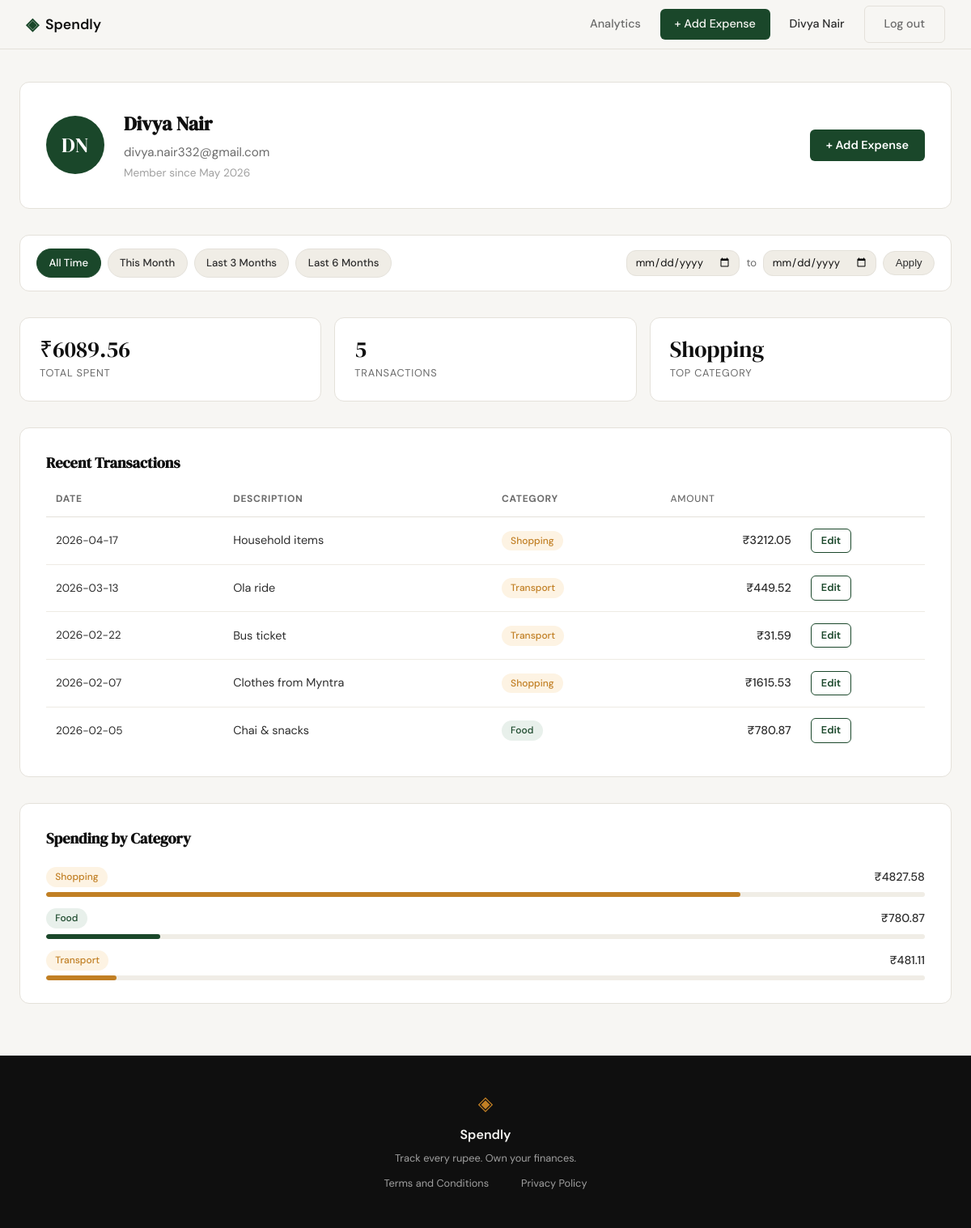
Screenshot of /profile (signed in) with the database file from the repository.
### tables this page shows
CREATE TABLE users (
            id            INTEGER PRIMARY KEY AUTOINCREMENT,
            name          TEXT    NOT NULL,
            email         TEXT    UNIQUE NOT NULL,
            password_hash TEXT    NOT NULL,
            created_at    TEXT    DEFAULT (datetime('now'))
        );

CREATE TABLE expenses (
            id          INTEGER PRIMARY KEY AUTOINCREMENT,
            user_id     INTEGER NOT NULL REFERENCES users(id),
            amount      REAL    NOT NULL,
            category    TEXT    NOT NULL,
            date        TEXT    NOT NULL,
            description TEXT,
            created_at  TEXT    DEFAULT (datetime('now'))
        );

### app.py (the view)
@app.route("/profile")
def profile():
    if not session.get("user_id"):
        return redirect(url_for("login"))
    name = session.get("user_name", "")
    initials = "".join(part[0].upper() for part in name.split() if part)[:2]
    db_user = get_user_by_id(session["user_id"])
    user = {
        "name": name,
        "email": session.get("user_email", ""),
        "member_since": db_user["member_since"] if db_user else "",
        "initials": initials,
    }
    raw_from = request.args.get("date_from", "").strip()
    raw_to = request.args.get("date_to", "").strip()
    date_from = date_to = None
    try:
        if raw_from:
            datetime.datetime.strptime(raw_from, "%Y-%m-%d")
            date_from = raw_from
        if raw_to:
            datetime.datetime.strptime(raw_to, "%Y-%m-%d")
            date_to = raw_to
    except ValueError:
        date_from = date_to = None
    if date_from and date_to and date_from > date_to:
        flash("Start date must be before end date.")
        date_from = date_to = None
    today = datetime.date.today()
    presets = {
        "this_month": (today.replace(day=1).isoformat(), today.isoformat()),
        "last_3_months": (
            (today - datetime.timedelta(days=90)).isoformat(),
            today.isoformat(),
        ),
        "last_6_months": (
            (today - datetime.timedelta(days=180)).isoformat(),
            today.isoformat(),
        ),
    }
    active_preset = "all_time"
    if date_from and date_to:
        active_preset = "custom"
        for preset_key, (pf, pt) in presets.items():
            if date_from == pf and date_to == pt:
                active_preset = preset_key
                break
    stats = get_summary_stats(session["user_id"], date_from, date_to)
    transactions = get_recent_transactions(
        session["user_id"], date_from=date_from, date_to=date_to
    )
    categories = get_category_breakdown(session["user_id"], date_from, date_to)
    return render_template(
        "profile.html",
        user=user,
        stats=stats,
        transactions=transactions,
        categories=categories,
        date_from=date_from,
        date_to=date_to,
        presets=presets,
        active_preset=active_preset,
    )

### database/db.py (called while the page is built)
def get_db():
    if "db" not in g:
        db_path = current_app.config.get("DATABASE", "spendly.db")
        g.db = sqlite3.connect(db_path)
        g.db.row_factory = sqlite3.Row
        g.db.execute("PRAGMA foreign_keys = ON")
    return g.db

### database/queries.py (called while the page is built)
def get_user_by_id(user_id):
    row = get_db().execute("SELECT * FROM users WHERE id = ?", (user_id,)).fetchone()
    if row is None:
        return None
    try:
        member_since = datetime.strptime(row["created_at"][:10], "%Y-%m-%d").strftime(
            "%B %Y"
        )
    except (ValueError, TypeError):
        member_since = row["created_at"]
    return {"name": row["name"], "email": row["email"], "member_since": member_since}

def get_recent_transactions(user_id, limit=10, date_from=None, date_to=None):
    use_date = date_from and date_to
    date_clause = " AND date BETWEEN ? AND ?" if use_date else ""
    params = [user_id] + ([date_from, date_to] if use_date else []) + [limit]
    rows = (
        get_db()
        .execute(
            "SELECT id, date, description, category, amount FROM expenses "
            "WHERE user_id = ?" + date_clause + " ORDER BY date DESC LIMIT ?",
            params,
        )
        .fetchall()
    )
    return [dict(r) for r in rows]

def get_summary_stats(user_id, date_from=None, date_to=None):
    db = get_db()
    use_date = date_from and date_to
    date_clause = " AND date BETWEEN ? AND ?" if use_date else ""
    params = (user_id, date_from, date_to) if use_date else (user_id,)
    row = db.execute(
        "SELECT COALESCE(SUM(amount), 0) AS total_spent, COUNT(*) AS transaction_count "
        "FROM expenses WHERE user_id = ?" + date_clause,
        params,
    ).fetchone()
    top = db.execute(
        "SELECT category FROM expenses WHERE user_id = ?"
        + date_clause
        + " GROUP BY category ORDER BY SUM(amount) DESC LIMIT 1",
        params,
    ).fetchone()
    return {
        "total_spent": row["total_spent"],
        "transaction_count": row["transaction_count"],
        "top_category": top["category"] if top else "—",
    }

### templates/profile.html (shortened to what this page needs)
{% extends "base.html" %}
{% block head %}
    <link rel="stylesheet" href="{{ url_for('static', filename='css/profile.css') }}">
{% endblock %}
{% block content %}
<div class="profile-container">
    <div class="profile-header">
        <div class="avatar">{{ user.initials }}</div>
        <div class="profile-meta">
            <h1 class="profile-name">{{ user.name }}</h1>
            <p class="profile-email">{{ user.email }}</p>
            <p class="profile-since">Member since {{ user.member_since }}</p>
        </div>
        <a href="{{ url_for('add_expense') }}" class="btn-add-expense profile-add-btn">+ Add Expense</a>
    </div>
    <div class="filter-bar">
        <div class="filter-presets">
            <a href="{{ url_for('profile') }}"
               class="filter-btn{% if active_preset == 'all_time' %} filter-btn--active{% endif %}">All Time</a>
            <a href="{{ url_for('profile', date_from=presets.this_month[0], date_to=presets.this_month[1]) }}"
               class="filter-btn{% if active_preset == 'this_month' %} filter-btn--active{% endif %}">This Month</a>
            <a href="{{ url_for('profile', date_from=presets.last_3_months[0], date_to=presets.last_3_months[1]) }}"
               class="filter-btn{% if active_preset == 'last_3_months' %} filter-btn--active{% endif %}">Last 3 Months</a>
            <a href="{{ url_for('profile', date_from=presets.last_6_months[0], date_to=presets.last_6_months[1]) }}"
               class="filter-btn{% if active_preset == 'last_6_months' %} filter-btn--active{% endif %}">Last 6 Months</a>
        </div>
        <form class="filter-custom" method="get" action="{{ url_for('profile') }}">
            <input type="date" name="date_from" value="{{ date_from or '' }}">
            <span class="filter-sep">to</span>
            <input type="date" name="date_to" value="{{ date_to or '' }}">
            <button type="submit" class="filter-btn">Apply</button>
        </form>
    </div>
    <div class="stats-row">
        <div class="stat-card">
            <span class="stat-value">₹{{ "%.2f"|format(stats.total_spent) }}</span>
            <span class="stat-label">Total Spent</span>
        </div>
        <div class="stat-card">
            <span class="stat-value">{{ stats.transaction_count }}</span>
            <span class="stat-label">Transactions</span>
        </div>
        <div class="stat-card">
            <span class="stat-value">{{ stats.top_category }}</span>
            <span class="stat-label">Top Category</span>
        </div>
    </div>
    <section class="profile-section">
        <h2 class="section-title">Recent Transactions</h2>
        <div class="table-wrapper">
            <table class="transactions-table">
                <thead>
                    <tr>
                        <th>Date</th>
                        <th>Description</th>
                        <th>Category</th>
                        <th class="col-amount">Amount</th>
                        <th></th>
                    </tr>
                </thead>
                <tbody>
                    {% if transactions %}
                    {% for tx in transactions %}
                    <tr>
                        <td class="col-date">{{ tx.date }}</td>
                        <td>{{ tx.description }}</td>
                        <td><span class="badge badge-{{ tx.category|lower }}">{{ tx.category }}</span></td>
                        <td class="col-amount">₹{{ "%.2f"|format(tx.amount) }}</td>
                        <td><a href="{{ url_for('edit_expense', id=tx.id) }}" class="btn-edit">Edit</a></td>
                    </tr>
                    {% endfor %}
                    {% else %}
                    <tr><td colspan="5" class="empty-state">No transactions found for this period.</td></tr>
                    {% endif %}
                </tbody>
            </table>
        </div>
    </section>
    <section class="profile-section">
        <h2 class="section-title">Spending by Category</h2>
        {% if categories %}
        <ul class="category-list">
            {% for cat in categories %}
            <li class="category-row">
                <div class="category-info">
                    <span class="badge badge-{{ cat.name|lower }}">{{ cat.name }}</span>
                    <span class="category-total">₹{{ "%.2f"|format(cat.total) }}</span>
                </div>
                <div class="progress-bar-track">
                    <div class="progress-bar-fill badge-{{ cat.name|lower }}" style="--pct: {{ cat.percentage }}%"></div>
                </div>
            </li>
            {% endfor %}
        </ul>
        {% else %}
        <p class="empty-state">No spending data for this period.</p>
        {% endif %}
    </section>
</div>
{% endblock %}

### templates/base.html (shortened to what this page needs)
<!DOCTYPE html>
<html lang="en">
<head>
    <link rel="stylesheet" href="{{ url_for('static', filename='css/style.css') }}">
    {% block head %}{% endblock %}
</head>
<body>
    <nav class="navbar">
        <div class="nav-inner">
            <a href="{{ url_for('landing') }}" class="nav-brand">
                <span class="brand-icon">◈</span>
                <span class="brand-name">Spendly</span>
            </a>
            <div class="nav-links">
                {% if session.get("user_id") %}
                    <a href="{{ url_for('analytics') }}" class="{% if request.endpoint == 'analytics' %}nav-active{% endif %}">Analytics</a>
                    <a href="{{ url_for('add_expense') }}" class="nav-add-btn">+ Add Expense</a>
                    <span class="nav-username">{{ session.get("user_name") }}</span>
                    <a href="{{ url_for('logout') }}" class="btn-ghost">Log out</a>
                {% else %}
                    <a href="{{ url_for('login') }}">Sign in</a>
                    <a href="{{ url_for('register') }}" class="nav-cta">Get started</a>
                {% endif %}
            </div>
        </div>
    </nav>
    <main class="main-content">
        {% block content %}{% endblock %}
    </main>
    <footer class="footer">
        <div class="footer-inner">
            <span class="brand-icon">◈</span>
            <span class="footer-name">Spendly</span>
            <p class="footer-copy">Track every rupee. Own your finances.</p>
            <div class="footer-links">
                <a href="/terms">Terms and Conditions</a><br>
                <a href="/privacy">Privacy Policy</a>
            </div>
        </div>
    </footer>
</body>
</html>

### static/css/style.css (style rules this page uses)
:root { --ink: #0f0f0f; --ink-soft: #2d2d2d; --ink-muted: #6b6b6b; --ink-faint: #a0a0a0; --paper: #f7f6f3; --paper-warm: #f0ede6; --paper-card: #ffffff; --accent: #1a472a; --accent-light: #e8f0eb; --accent-2: #c17f24; --accent-2-light: #fdf3e3; --danger: #c0392b; --danger-light: #fdecea; --border: #e4e1da; --border-soft: #eeebe4; --font-display: 'DM Serif Display', Georgia, serif; --font-body: 'DM Sans', system-ui, sans-serif; --max-width: 1200px; --auth-width: 440px; --radius-sm: 6px; --radius-md: 12px; --radius-lg: 20px; }
*, *::before, *::after { box-sizing: border-box; margin: 0; padding: 0; }
html { font-size: 16px; scroll-behavior: smooth; }
body { background: var(--paper); color: var(--ink); font-family: var(--font-body); font-size: 1rem; line-height: 1.6; -webkit-font-smoothing: antialiased; }
a { color: inherit; text-decoration: none; }
.navbar { position: sticky; top: 0; z-index: 100; background: var(--paper); border-bottom: 1px solid var(--border); padding: 0 2rem; }
.nav-inner { max-width: var(--max-width); margin: 0 auto; height: 60px; display: flex; align-items: center; justify-content: space-between; }
.nav-brand { display: flex; align-items: center; gap: 0.5rem; font-family: var(--font-body); font-weight: 600; font-size: 1.1rem; color: var(--ink); }
.brand-icon { color: var(--accent); font-size: 1.3rem; }
.brand-name { color: var(--ink); }
.nav-links { display: flex; align-items: center; gap: 1.5rem; font-size: 0.9rem; font-weight: 500; }
.nav-links a { color: var(--ink-muted); transition: color 0.2s; }
.main-content { min-height: calc(100vh - 60px - 100px); }
.btn-ghost { display: inline-block; background: transparent; color: var(--ink-soft); padding: 0.65rem 1.5rem; border-radius: var(--radius-sm); font-size: 0.9rem; font-weight: 500; border: 1px solid var(--border); transition: all 0.2s; text-decoration: none; }
.footer { background: var(--ink); color: var(--paper); padding: 2.5rem 2rem; text-align: center; }
.footer-inner { display: flex; flex-direction: column; align-items: center; gap: 0.4rem; }
.footer .brand-icon { color: var(--accent-2); font-size: 1.5rem; }
.footer-name { font-weight: 600; font-size: 1rem; }
.footer-copy { font-size: 0.8rem; color: var(--ink-faint); }
.footer-links { display: flex; gap: 1.25rem; margin-top: 0.25rem; }
.footer-links a { font-size: 0.8rem; color: var(--ink-faint); transition: color 0.2s; }
.nav-add-btn { background: var(--accent) !important; color: var(--paper) !important; padding: 0.45rem 1.1rem; border-radius: var(--radius-sm); transition: background 0.2s !important; }

### rows the page displays
users: get "Divya Nair", name "Divya Nair", email "divya.nair332@gmail.com"
expenses: date "2026-04-17", description "Household items", category "Shopping", amount "3212.05"
expenses: date "2026-03-13", description "Ola ride", category "Transport", amount "449.52"
expenses: date "2026-02-22", description "Bus ticket", category "Transport", amount "31.59"
expenses: date "2026-02-07", description "Clothes from Myntra", category "Shopping", amount "1615.53"
expenses: date "2026-02-05", description "Chai & snacks", category "Food", amount "780.87", name "Food", total "780.87", {{ cat.percentage }} 13 (drawn)

### other values shown
{{ user.initials }} "DN"
{{ user.member_since }} "May 2026"
{{ "%.2f"|format(stats.total_spent) }} "6089.56"
{{ stats.transaction_count }} "5"
{{ stats.top_category }} "Shopping"
{{ cat.name }} "Shopping" "Transport"
{{ "%.2f"|format(cat.total) }} "4827.58" "481.11"
